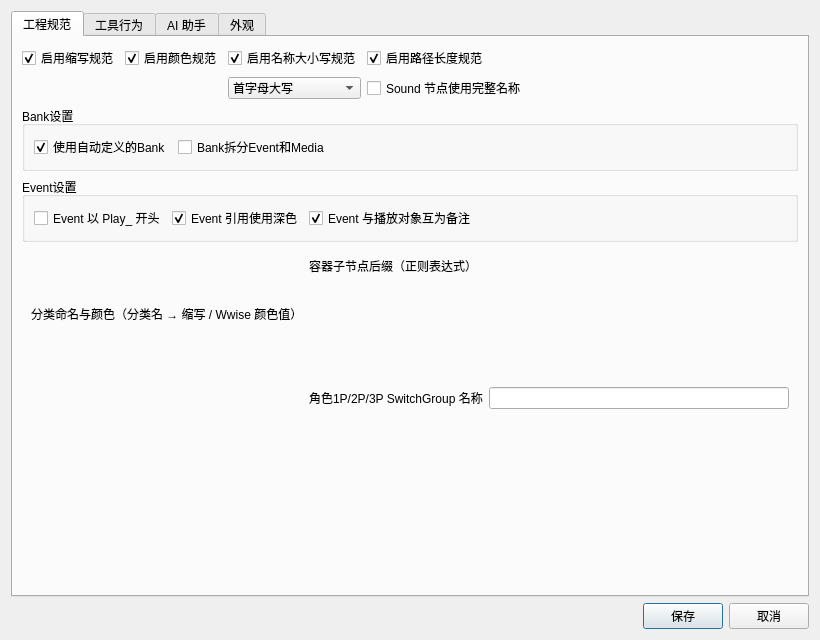
<?xml version="1.0" encoding="UTF-8"?>
<ui version="4.0">
 <class>ProjectSettings</class>
 <widget class="QDialog" name="ProjectSettingsWindow">
  <property name="geometry">
   <rect>
    <x>0</x>
    <y>0</y>
    <width>820</width>
    <height>640</height>
   </rect>
  </property>
  <property name="windowTitle">
   <string>设置</string>
  </property>
  <layout class="QVBoxLayout" name="verticalLayout">
   <item>
    <widget class="QTabWidget" name="tabWidget">
     <property name="currentIndex">
      <number>0</number>
     </property>
     <widget class="QWidget" name="tabNaming">
      <attribute name="title">
       <string>工程规范</string>
      </attribute>
      <layout class="QVBoxLayout" name="tabNamingLayout">
       <item>
        <layout class="QGridLayout" name="regulationSwitches">
         <item row="0" column="0">
          <widget class="QCheckBox" name="cbxEnableAcronym">
           <property name="text">
            <string>启用缩写规范</string>
           </property>
           <property name="toolTip">
            <string>启用后，创建/重命名对象时按「分类命名与颜色」表在分类全名与缩写之间转换（如 Character 转成 CHR）；关闭后所有缩写转换直接跳过。</string>
           </property>
           <property name="checked">
            <bool>true</bool>
           </property>
          </widget>
         </item>
         <item row="0" column="1">
          <widget class="QCheckBox" name="cbxEnableColor">
           <property name="text">
            <string>启用颜色规范</string>
           </property>
           <property name="toolTip">
            <string>启用后，新建/复制对象时按「分类命名与颜色」表给对象设置对应的 Wwise 颜色值；工程检查工具中的「颜色与对象类别不一致」也依赖此项。</string>
           </property>
           <property name="checked">
            <bool>true</bool>
           </property>
          </widget>
         </item>
         <item row="0" column="2">
          <widget class="QCheckBox" name="cbxEnableNameCase">
           <property name="text">
            <string>启用名称大小写规范</string>
           </property>
           <property name="toolTip">
            <string>启用后，工程检查会按下面选择的大小写方式校验对象名分段（按 _ 或空格分词）；关闭后「不符合大小写规范」检查项不可用。</string>
           </property>
           <property name="checked">
            <bool>true</bool>
           </property>
          </widget>
         </item>
         <item row="1" column="2">
          <widget class="QComboBox" name="cbbNameCase">
           <property name="toolTip">
            <string>首字母大写：每个分段首字母大写、其余保持原样（如 IMP_SwordToVolcano）。
全小写：每个分段只允许小写字母与数字（如 imp_sword）。
全大写：每个分段只允许大写字母与数字（如 IMP_SWORD）。</string>
           </property>
           <item>
            <property name="text">
             <string>首字母大写</string>
            </property>
           </item>
           <item>
            <property name="text">
             <string>全小写</string>
            </property>
           </item>
           <item>
            <property name="text">
             <string>全大写</string>
            </property>
           </item>
          </widget>
         </item>
         <item row="0" column="3">
          <widget class="QCheckBox" name="cbxEnablePathLength">
           <property name="text">
            <string>启用路径长度规范</string>
           </property>
           <property name="toolTip">
            <string>启用后，工程检查会校验名称长短：Actor-Mixer 下 Sound 应为「前缀_描述」形式、其余容器不应带 _，Music 层级同样不应带 _；关闭后「名称长短不符合规范」检查项不可用。</string>
           </property>
           <property name="checked">
            <bool>true</bool>
           </property>
          </widget>
         </item>
         <item row="1" column="3">
          <widget class="QCheckBox" name="cbxFullNameInSound">
           <property name="text">
            <string>Sound 节点使用完整名称</string>
           </property>
           <property name="toolTip">
            <string>路径长度规范的一部分，仅在启用路径长度规范时可用：创建 Play 事件时，Sound 节点即使带 _ 也直接用完整名称作为事件名，而不是再拼一次上游层级名称。</string>
           </property>
          </widget>
         </item>
         <item row="0" column="4" rowspan="2">
          <spacer name="regulationSpacer">
           <property name="orientation">
            <enum>Qt::Horizontal</enum>
           </property>
           <property name="sizeHint" stdset="0">
            <size>
             <width>40</width>
             <height>20</height>
            </size>
           </property>
          </spacer>
         </item>
        </layout>
       </item>
       <item>
        <widget class="QGroupBox" name="grpBankSettings">
         <property name="title">
          <string>Bank设置</string>
         </property>
         <layout class="QHBoxLayout" name="bankSettingsLayout">
          <item>
           <widget class="QCheckBox" name="cbxAutoDefinedBank">
            <property name="text">
             <string>使用自动定义的Bank</string>
            </property>
            <property name="toolTip">
             <string>开启后，Bank 的组成按工具自动定义的方式生成，SoundBank 分配工具为每个矩阵组合创建一个同时包含全部内容的 Bank；关闭后才能自行选择是否把 Event 与 Media 拆成两个 Bank。</string>
            </property>
            <property name="checked">
             <bool>true</bool>
            </property>
           </widget>
          </item>
          <item>
           <widget class="QCheckBox" name="cbxSplitEventMedia">
            <property name="text">
             <string>Bank拆分Event和Media</string>
            </property>
            <property name="toolTip">
             <string>仅在关闭「使用自动定义的Bank」时可用：开启后 SoundBank 分配工具会为每个矩阵组合创建 _Event 与 _Media 两个 Bank（分别包含事件结构与媒体），关闭时只创建一个同时包含全部内容的 Bank。</string>
            </property>
           </widget>
          </item>
          <item>
           <spacer name="bankSettingsSpacer">
            <property name="orientation">
             <enum>Qt::Horizontal</enum>
            </property>
            <property name="sizeHint" stdset="0">
             <size>
              <width>40</width>
              <height>20</height>
             </size>
            </property>
           </spacer>
          </item>
         </layout>
        </widget>
       </item>
       <item>
        <widget class="QGroupBox" name="grpEventSettings">
         <property name="title">
          <string>Event设置</string>
         </property>
         <layout class="QHBoxLayout" name="eventSettingsLayout">
          <item>
           <widget class="QCheckBox" name="cbxPlayPrefixInEvent">
            <property name="text">
             <string>Event 以 Play_ 开头</string>
            </property>
            <property name="toolTip">
             <string>独立开关，不受其它规范影响：开启后新建的 Play 事件名称统一带 Play_ 前缀。</string>
            </property>
           </widget>
          </item>
          <item>
           <widget class="QCheckBox" name="cbxEventRefDarkColor">
            <property name="text">
             <string>Event 引用使用深色</string>
            </property>
            <property name="toolTip">
             <string>仅在启用颜色规范时可用：开启后，「更新备注与颜色」等自动调整颜色的工具会把被 Event 播放（或被 SoundBank 包含）的对象改成同色系的深色版本，方便区分已挂事件的对象；关闭后这些对象保持普通分类色。</string>
            </property>
            <property name="checked">
             <bool>true</bool>
            </property>
           </widget>
          </item>
          <item>
           <widget class="QCheckBox" name="cbxEventRefNotes">
            <property name="text">
             <string>Event 与播放对象互为备注</string>
            </property>
            <property name="toolTip">
             <string>开启后，自动更新备注的工具会把 Event 的播放对象写上「Played by Event [...]」、Event 写上对象路径（被 SoundBank 包含的对象写「Included by SoundBank [...]」）；关闭后这些工具不再改动 Notes。</string>
            </property>
            <property name="checked">
             <bool>true</bool>
            </property>
           </widget>
          </item>
          <item>
           <spacer name="eventSettingsSpacer">
            <property name="orientation">
             <enum>Qt::Horizontal</enum>
            </property>
            <property name="sizeHint" stdset="0">
             <size>
              <width>40</width>
              <height>20</height>
             </size>
            </property>
           </spacer>
          </item>
         </layout>
        </widget>
       </item>
      <item>
        <widget class="QWidget" name="wgtNamingContent">
        <layout class="QHBoxLayout" name="namingColumns">
         <item>
          <layout class="QVBoxLayout" name="categoryColumn">
           <item>
            <widget class="QLabel" name="lblCategoryHeader">
             <property name="text">
              <string>分类命名与颜色（分类名 → 缩写 / Wwise 颜色值）</string>
             </property>
            </widget>
           </item>
           <item>
            <widget class="MapEdit" name="categoryMap">
             <property name="minimumSize">
              <size>
               <width>0</width>
               <height>200</height>
              </size>
             </property>
            </widget>
           </item>
          </layout>
         </item>
         <item>
          <layout class="QVBoxLayout" name="namingRightColumn">
           <item>
            <widget class="QLabel" name="lblContainerHeader">
             <property name="text">
              <string>容器子节点后缀（正则表达式）</string>
             </property>
            </widget>
           </item>
           <item>
            <widget class="MapEdit" name="containerSuffix">
             <property name="minimumSize">
              <size>
               <width>0</width>
               <height>100</height>
              </size>
             </property>
             <property name="maximumSize">
              <size>
               <width>16777215</width>
               <height>140</height>
              </size>
             </property>
            </widget>
           </item>
           <item>
            <layout class="QHBoxLayout" name="netRoleGroupRow">
             <item>
              <widget class="QLabel" name="lblGroupHeader">
               <property name="text">
                <string>角色1P/2P/3P SwitchGroup 名称</string>
               </property>
              </widget>
             </item>
             <item>
              <widget class="QLineEdit" name="iptNetRoleGroup">
               <property name="sizePolicy">
                <sizepolicy hsizetype="Expanding" vsizetype="Fixed">
                 <horstretch>0</horstretch>
                 <verstretch>0</verstretch>
                </sizepolicy>
               </property>
              </widget>
             </item>
            </layout>
           </item>
           <item>
            <widget class="MapEdit" name="netRoleValues">
             <property name="minimumSize">
              <size>
               <width>0</width>
               <height>140</height>
              </size>
             </property>
             <property name="toolTip">
              <string>角色：1P（主角）/2P（队友）/3P（敌人）。Switch 名称：对应的 Switch 分支名。对象名后缀：拆分时该角色对象的名称后缀。Bus后缀：该角色 Bus 的名称后缀；把 2P 的 Bus 后缀填成 3P 的后缀即表示不区分 2P/3P Bus，两者复用同一个 Bus。</string>
             </property>
            </widget>
           </item>
           <item>
            <spacer name="namingRightSpacer">
             <property name="orientation">
              <enum>Qt::Vertical</enum>
             </property>
             <property name="sizeHint" stdset="0">
              <size>
               <width>20</width>
               <height>40</height>
              </size>
             </property>
            </spacer>
           </item>
          </layout>
         </item>
        </layout>
        </widget>
       </item>
      </layout>
     </widget>
     <widget class="QWidget" name="tabTools">
      <attribute name="title">
       <string>工具行为</string>
      </attribute>
      <layout class="QVBoxLayout" name="tabToolsLayout">
       <item>
        <widget class="QCheckBox" name="cbxAutoFetchChildren">
         <property name="text">
          <string>工具执行前自动获取子对象</string>
         </property>
        </widget>
       </item>
       <item>
        <layout class="QHBoxLayout" name="pageSizeRow">
         <item>
          <widget class="QLabel" name="lblPageSize">
           <property name="text">
            <string>查询分页大小</string>
           </property>
           <property name="toolTip">
            <string>WAAPI 查询子对象/后代/批量查找时每次拉取的数量。调大能减少请求次数，但单次请求更重；主窗口查找对象与各工具共用该值。</string>
           </property>
          </widget>
         </item>
         <item>
          <widget class="QSpinBox" name="spbPageSize">
           <property name="toolTip">
            <string>默认 500，可调范围 50-5000。对象数量很大的工程建议保持 500 左右，避免单次请求超时。</string>
           </property>
           <property name="minimum">
            <number>50</number>
           </property>
           <property name="maximum">
            <number>5000</number>
           </property>
           <property name="singleStep">
            <number>50</number>
           </property>
           <property name="value">
            <number>500</number>
           </property>
          </widget>
         </item>
         <item>
          <spacer name="pageSizeSpacer">
           <property name="orientation">
            <enum>Qt::Horizontal</enum>
           </property>
           <property name="sizeHint" stdset="0">
            <size>
             <width>40</width>
             <height>20</height>
            </size>
           </property>
          </spacer>
         </item>
        </layout>
       </item>
       <item>
        <layout class="QHBoxLayout" name="loudnessBufferRow">
         <item>
          <widget class="QLabel" name="lblLoudnessBuffer">
           <property name="text">
            <string>响度分析分块采样点</string>
           </property>
           <property name="toolTip">
            <string>RMS 响度分析时每个 buffer 的采样点数：每 buffer 单独求功率，剔除低于门限的静音 buffer 后再取平均。分块越大越接近整体响度，越小对静音段更敏感。</string>
           </property>
          </widget>
         </item>
         <item>
          <widget class="QSpinBox" name="spbLoudnessBuffer">
           <property name="toolTip">
            <string>默认 1024，可调范围 128-65536。响度调整、静音裁剪、音频预览的响度显示共用该值。</string>
           </property>
           <property name="minimum">
            <number>128</number>
           </property>
           <property name="maximum">
            <number>65536</number>
           </property>
           <property name="singleStep">
            <number>128</number>
           </property>
           <property name="value">
            <number>1024</number>
           </property>
          </widget>
         </item>
         <item>
          <spacer name="loudnessBufferSpacer">
           <property name="orientation">
            <enum>Qt::Horizontal</enum>
           </property>
           <property name="sizeHint" stdset="0">
            <size>
             <width>40</width>
             <height>20</height>
            </size>
           </property>
          </spacer>
         </item>
        </layout>
       </item>
       <item>
        <widget class="QLabel" name="lblLanguagesHeader">
         <property name="text">
          <string>未接入语言（用分号分隔）</string>
         </property>
         <property name="toolTip">
          <string>这些语言尚未接入，工程检查时不会要求它们存在对应语音，也不参与本地化检查。多个语言用分号分隔，例如 Chinese;Japanese。</string>
         </property>
        </widget>
       </item>
       <item>
        <widget class="QLineEdit" name="iptLanguages">
         <property name="toolTip">
          <string>多个语言用分号分隔，例如 Chinese;Japanese。</string>
         </property>
        </widget>
       </item>
       <item>
        <spacer name="toolsSpacer">
         <property name="orientation">
          <enum>Qt::Vertical</enum>
         </property>
         <property name="sizeHint" stdset="0">
          <size>
           <width>20</width>
           <height>40</height>
          </size>
         </property>
        </spacer>
       </item>
      </layout>
     </widget>
     <widget class="QWidget" name="tabAi">
      <attribute name="title">
       <string>AI 助手</string>
      </attribute>
      <layout class="QVBoxLayout" name="tabAiLayout">
       <item>
        <layout class="QFormLayout" name="aiForm">
         <item row="0" column="0">
          <widget class="QLabel" name="lblAiMode">
           <property name="text">
            <string>连接模式</string>
           </property>
          </widget>
         </item>
         <item row="0" column="1">
          <widget class="QComboBox" name="cbbAiMode"/>
         </item>
         <item row="1" column="0">
          <widget class="QLabel" name="lblAiProvider">
           <property name="text">
            <string>服务提供方</string>
           </property>
          </widget>
         </item>
         <item row="1" column="1">
          <widget class="QComboBox" name="cbbAiProvider"/>
         </item>
         <item row="2" column="0">
          <widget class="QLabel" name="lblAiProxy">
           <property name="text">
            <string>代理地址</string>
           </property>
          </widget>
         </item>
         <item row="2" column="1">
          <widget class="QLineEdit" name="iptAiProxy">
           <property name="placeholderText">
            <string>http://127.0.0.1:15721</string>
           </property>
          </widget>
         </item>
         <item row="3" column="0">
          <widget class="QLabel" name="lblAiBaseUrl">
           <property name="text">
            <string>自定义地址</string>
           </property>
          </widget>
         </item>
         <item row="3" column="1">
          <widget class="QLineEdit" name="iptAiBaseUrl">
           <property name="placeholderText">
            <string>官方模式选择“自定义”时填写，如 https://api.example.com</string>
           </property>
          </widget>
         </item>
         <item row="4" column="0">
          <widget class="QLabel" name="lblAiApiKey">
           <property name="text">
            <string>API Key</string>
           </property>
          </widget>
         </item>
         <item row="4" column="1">
          <widget class="QLineEdit" name="iptAiApiKey">
           <property name="echoMode">
            <enum>QLineEdit::Password</enum>
           </property>
          </widget>
         </item>
         <item row="5" column="0">
          <widget class="QLabel" name="lblAiModel">
           <property name="text">
            <string>模型</string>
           </property>
          </widget>
         </item>
         <item row="5" column="1">
          <widget class="QLineEdit" name="iptAiModel">
           <property name="placeholderText">
            <string>官方模式建议填写（Claude 必填）；代理模式可留空</string>
           </property>
          </widget>
         </item>
         <item row="6" column="0" colspan="2">
          <widget class="QCheckBox" name="cbxAiEnableScript">
           <property name="text">
            <string>允许 AI 执行临时脚本（run_wwise_script；IDE 调试器下可能不稳定，默认关闭）</string>
           </property>
          </widget>
         </item>
         <item row="7" column="0">
          <widget class="QLabel" name="lblAiMaxContext">
           <property name="text">
            <string>单次最大对象数</string>
           </property>
          </widget>
         </item>
         <item row="7" column="1">
          <widget class="QSpinBox" name="spnAiMaxContext">
           <property name="minimum">
            <number>1</number>
           </property>
           <property name="maximum">
            <number>10000</number>
           </property>
           <property name="value">
            <number>500</number>
           </property>
          </widget>
         </item>
         <item row="8" column="0">
          <widget class="QLabel" name="lblAiMaxTurns">
           <property name="text">
            <string>最大对话轮数</string>
           </property>
          </widget>
         </item>
         <item row="8" column="1">
          <widget class="QSpinBox" name="spnAiMaxTurns">
           <property name="minimum">
            <number>1</number>
           </property>
           <property name="maximum">
            <number>200</number>
           </property>
           <property name="value">
            <number>10</number>
           </property>
          </widget>
         </item>
         <item row="9" column="0">
          <widget class="QLabel" name="lblAiMutationPolicy">
           <property name="text">
            <string>修改策略</string>
           </property>
          </widget>
         </item>
         <item row="9" column="1">
          <widget class="QComboBox" name="cbbAiMutationPolicy"/>
         </item>
        </layout>
       </item>
       <item>
        <widget class="QLabel" name="lblAiHint">
         <property name="wordWrap">
          <bool>true</bool>
         </property>
         <property name="text">
          <string>连接模式：代理模式走本地/公司代理地址；官方 API 模式按“服务提供方”直连（OpenAI / DeepSeek / 通义千问 / Kimi / 智谱 GLM / Gemini / Claude / 自定义）。Claude 使用 Anthropic 原生协议，必须填写模型名；其余厂商走 OpenAI 兼容协议。修改策略：只读＝拒绝一切改动；改动前弹窗确认＝AI 要改工程时由你本人点确认；直接执行＝不再询问。设置保存在 user_config.json 的 ai 节，修改后下一次发送指令生效，主窗口模型下拉框会在重启后同步。</string>
         </property>
        </widget>
       </item>
       <item>
        <spacer name="aiSpacer">
         <property name="orientation">
          <enum>Qt::Vertical</enum>
         </property>
         <property name="sizeHint" stdset="0">
          <size>
           <width>20</width>
           <height>40</height>
          </size>
         </property>
        </spacer>
       </item>
      </layout>
     </widget>
     <widget class="QWidget" name="tabAppearance">
      <attribute name="title">
       <string>外观</string>
      </attribute>
      <layout class="QVBoxLayout" name="tabAppearanceLayout">
       <item>
        <layout class="QHBoxLayout" name="themeRow">
         <item>
          <widget class="QLabel" name="lblTheme">
           <property name="text">
            <string>界面主题</string>
           </property>
          </widget>
         </item>
         <item>
          <widget class="QComboBox" name="cbbTheme">
           <property name="sizePolicy">
            <sizepolicy hsizetype="Expanding" vsizetype="Fixed">
             <horstretch>0</horstretch>
             <verstretch>0</verstretch>
            </sizepolicy>
           </property>
          </widget>
         </item>
        </layout>
       </item>
       <item>
        <widget class="QCheckBox" name="cbxPathDisplayCompact">
         <property name="text">
          <string>表格路径显示关键词去重后的简写</string>
         </property>
         <property name="checked">
          <bool>true</bool>
         </property>
        </widget>
       </item>
       <item>
        <spacer name="appearanceSpacer">
         <property name="orientation">
          <enum>Qt::Vertical</enum>
         </property>
         <property name="sizeHint" stdset="0">
          <size>
           <width>20</width>
           <height>40</height>
          </size>
         </property>
        </spacer>
       </item>
      </layout>
     </widget>
    </widget>
   </item>
   <item>
    <layout class="QHBoxLayout" name="buttonRow">
     <item>
      <spacer name="buttonSpacer">
       <property name="orientation">
        <enum>Qt::Horizontal</enum>
       </property>
       <property name="sizeHint" stdset="0">
        <size>
         <width>40</width>
         <height>20</height>
        </size>
       </property>
      </spacer>
     </item>
     <item>
      <widget class="QPushButton" name="btnSave">
       <property name="text">
        <string>保存</string>
       </property>
      </widget>
     </item>
     <item>
      <widget class="QPushButton" name="btnCancel">
       <property name="text">
        <string>取消</string>
       </property>
      </widget>
     </item>
    </layout>
   </item>
  </layout>
 </widget>
 <customwidgets>
  <customwidget>
   <class>MapEdit</class>
   <extends>QWidget</extends>
   <header>libraries.widgets.map_edit_widget</header>
  </customwidget>
 </customwidgets>
 <resources/>
 <connections/>
</ui>
